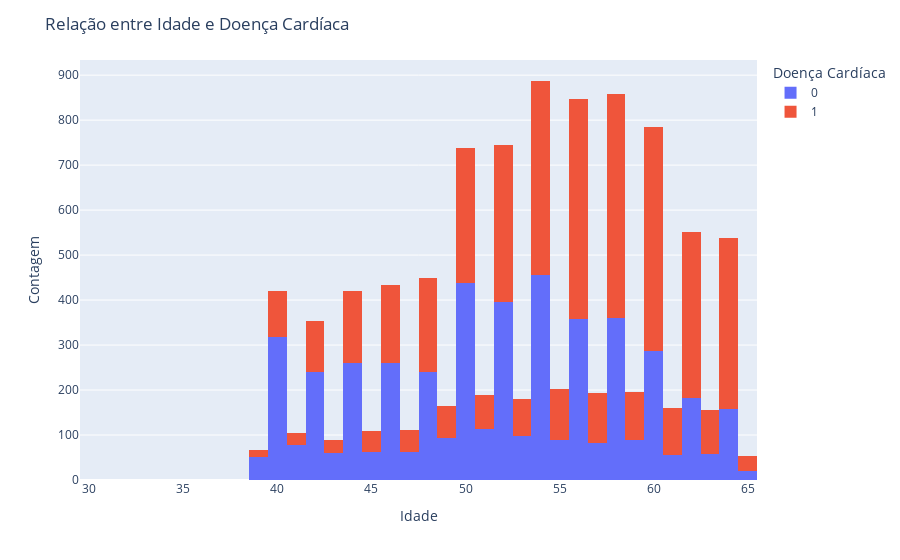

Here is the notebook cell this chart was saved with:
### Code cell
fig = px.histogram(base, x='age', color='cardio_disease', barmode='stack')

fig.update_layout(title='Relação entre Idade e Doença Cardíaca',
                  xaxis_title= 'Idade',
                  yaxis_title= 'Contagem',
                  legend_title= 'Doença Cardíaca')
fig.show()

### Figure 1 — Plotly figure (JSON) as saved in the notebook; plotly's stock layout.template omitted (floating-point values rounded to 4 significant figures; data arrays with more than 128 entries replaced by an {"elided": "..."} marker saying what was removed)
{"data": [{"bingroup": "x", "hovertemplate": "cardio_disease=0<br>age=%{x}<br>count=%{y}<extra></extra>", "legendgroup": "0", "marker": {"color": "#636efa", "pattern": {"shape": ""}}, "name": "0", "orientation": "v", "showlegend": true, "type": "histogram", "x": {"elided": "4969 int values"}, "xaxis": "x", "yaxis": "y"}, {"bingroup": "x", "hovertemplate": "cardio_disease=1<br>age=%{x}<br>count=%{y}<extra></extra>", "legendgroup": "1", "marker": {"color": "#EF553B", "pattern": {"shape": ""}}, "name": "1", "orientation": "v", "showlegend": true, "type": "histogram", "x": {"elided": "5031 int values"}, "xaxis": "x", "yaxis": "y"}], "layout": {"barmode": "stack", "legend": {"title": {"text": "Doença Cardíaca"}, "tracegroupgap": 0}, "margin": {"t": 60}, "title": {"text": "Relação entre Idade e Doença Cardíaca"}, "xaxis": {"anchor": "y", "domain": [0, 1], "title": {"text": "Idade"}}, "yaxis": {"anchor": "x", "domain": [0, 1], "title": {"text": "Contagem"}}}}
